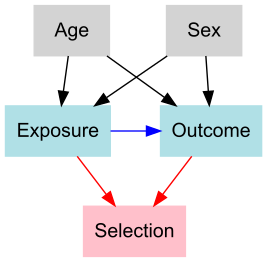

Write R code to recreate this figure.
# load packages
library(DiagrammeR)
library(DiagrammeRsvg) # for exporting the image to pdf
library(rsvg) # for exporting the image to pdf

# load function
source('draw_a_dag.r')

# define nodes
nodes<-list(
  c(
    age='Age',
    sex='Sex'
  ),
  c(
    x='Exposure',
    y='Outcome'  
  ),
  c(
    selection='Selection'
  )
)

# define arrows
arrows<-list(
  c('x','y','blue'),
  c('age','x'),
  c('age','y'),
  c('sex','x'),
  c('sex','y'),
  c('x','selection','red'),
  c('y','selection','red')
)

# define colors
node_colors<-list(
  powderblue=c('x','y'),
  pink='selection'
)

# draw the dag
draw_a_dag(nodes,arrows,node_colors)

# output the dag to pdf
rsvg_pdf(charToRaw(export_svg(draw_a_dag(nodes,arrows,node_colors))),
         'example.pdf')
